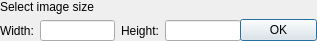
<ui version="4.0" >
 <author></author>
 <comment></comment>
 <exportmacro></exportmacro>
 <class>ImageDialog</class>
 <widget class="QDialog" name="ImageDialog" >
  <property name="geometry" >
   <rect>
    <x>0</x>
    <y>0</y>
    <width>317</width>
    <height>41</height>
   </rect>
  </property>
  <property name="windowTitle" >
   <string>Set Image Size</string>
  </property>
  <widget class="QWidget" name="layoutWidget" >
   <property name="geometry" >
    <rect>
     <x>20</x>
     <y>250</y>
     <width>351</width>
     <height>33</height>
    </rect>
   </property>
  </widget>
  <widget class="QWidget" name="verticalLayout_2" >
   <property name="geometry" >
    <rect>
     <x>0</x>
     <y>0</y>
     <width>241</width>
     <height>41</height>
    </rect>
   </property>
   <layout class="QVBoxLayout" >
    <property name="margin" >
     <number>0</number>
    </property>
    <property name="spacing" >
     <number>6</number>
    </property>
    <item>
     <widget class="QLabel" name="label" >
      <property name="sizePolicy" >
       <sizepolicy>
        <hsizetype>0</hsizetype>
        <vsizetype>0</vsizetype>
        <horstretch>0</horstretch>
        <verstretch>0</verstretch>
       </sizepolicy>
      </property>
      <property name="text" >
       <string>Select image size</string>
      </property>
     </widget>
    </item>
    <item>
     <layout class="QHBoxLayout" >
      <property name="margin" >
       <number>0</number>
      </property>
      <property name="spacing" >
       <number>6</number>
      </property>
      <item>
       <widget class="QLabel" name="label_2" >
        <property name="text" >
         <string>Width:</string>
        </property>
       </widget>
      </item>
      <item>
       <widget class="QLineEdit" name="widthEdit" />
      </item>
      <item>
       <widget class="QLabel" name="label_3" >
        <property name="text" >
         <string>Height:</string>
        </property>
       </widget>
      </item>
      <item>
       <widget class="QLineEdit" name="heightEdit" />
      </item>
     </layout>
    </item>
   </layout>
  </widget>
  <widget class="QWidget" name="verticalLayout" >
   <property name="geometry" >
    <rect>
     <x>240</x>
     <y>10</y>
     <width>77</width>
     <height>31</height>
    </rect>
   </property>
   <layout class="QVBoxLayout" >
    <property name="margin" >
     <number>0</number>
    </property>
    <property name="spacing" >
     <number>6</number>
    </property>
    <item>
     <spacer>
      <property name="orientation" >
       <enum>Qt::Vertical</enum>
      </property>
      <property name="sizeHint" >
       <size>
        <width>20</width>
        <height>40</height>
       </size>
      </property>
     </spacer>
    </item>
    <item>
     <widget class="QPushButton" name="okButton" >
      <property name="text" >
       <string>OK</string>
      </property>
     </widget>
    </item>
   </layout>
  </widget>
 </widget>
 <pixmapfunction></pixmapfunction>
 <resources/>
 <connections>
  <connection>
   <sender>okButton</sender>
   <signal>clicked()</signal>
   <receiver>ImageDialog</receiver>
   <slot>accept()</slot>
   <hints>
    <hint type="sourcelabel" >
     <x>291</x>
     <y>19</y>
    </hint>
    <hint type="destinationlabel" >
     <x>304</x>
     <y>6</y>
    </hint>
   </hints>
  </connection>
 </connections>
</ui>
